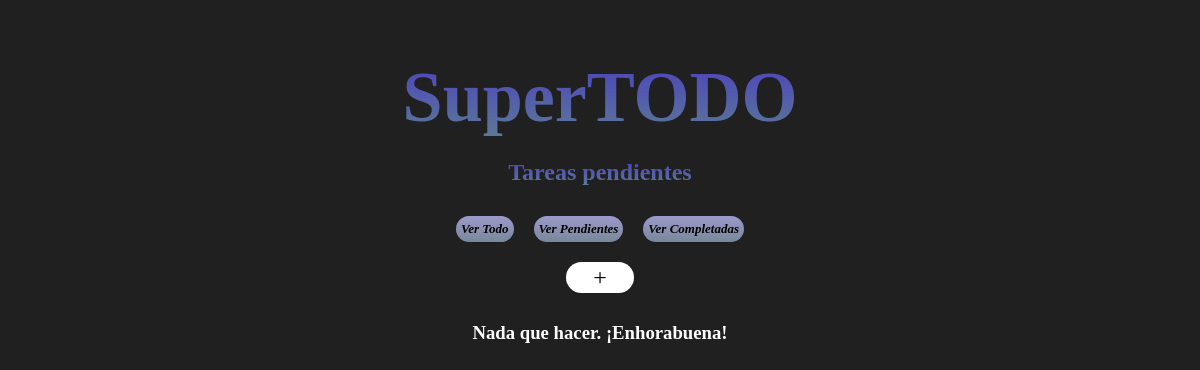
Before: /tasks/pending/ with the older database file.
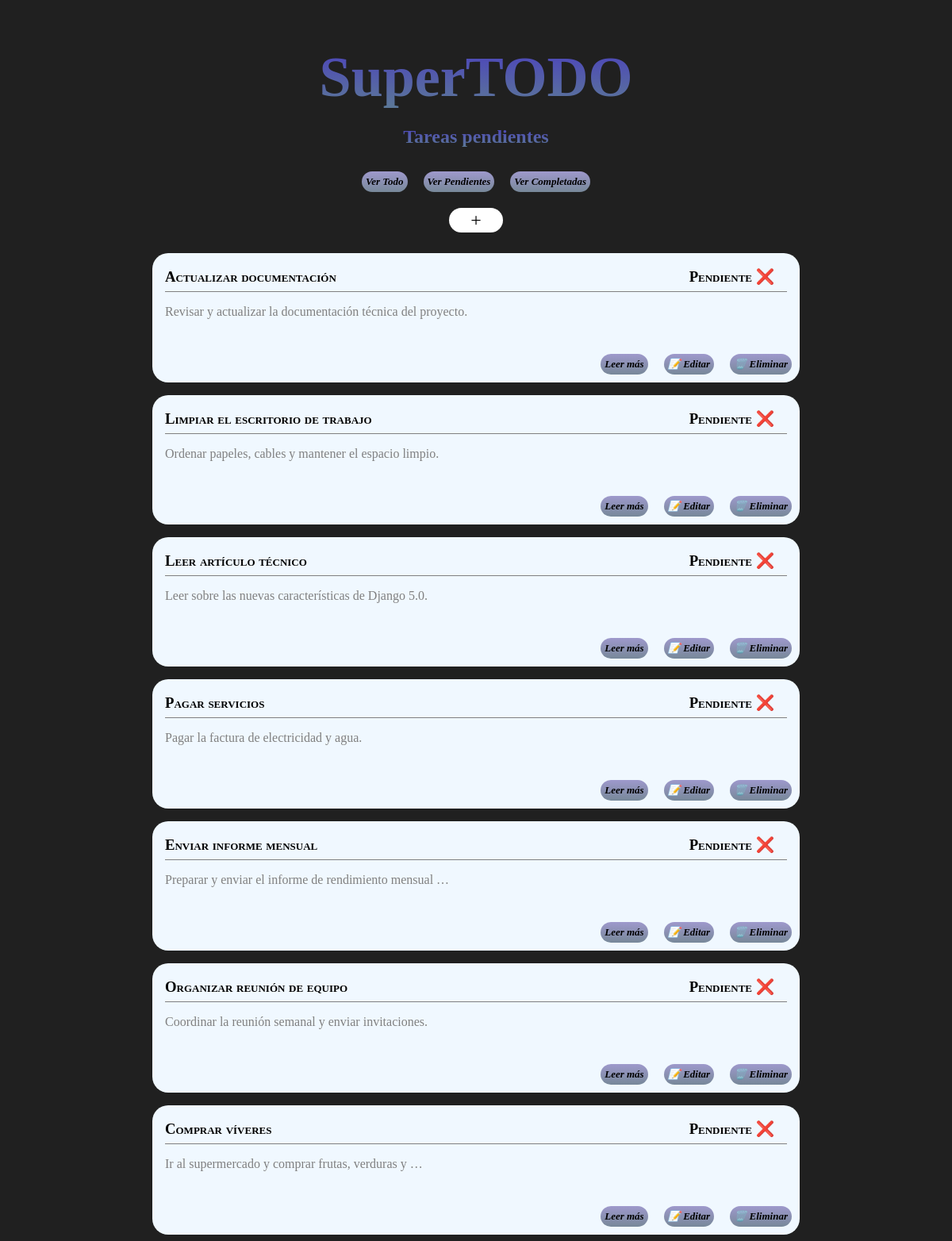
After: the same page with the newer database file.
### tasks/models.py (models this page shows, shortened)
class Task(models.Model):
    name = models.CharField(max_length=70)
    description = models.TextField(max_length=256, blank=True)
    slug = models.SlugField(unique=True)
    completed = models.BooleanField(default=False)
    created_at = models.DateTimeField()
    updated_at = models.DateTimeField()

### tasks/views.py (the view)
# urls.py: path('pending/', views.task_list_pending, name='task-list-pending'),
def task_list_pending(request):
    pending_tasks = Task.objects.filter(completed=False).order_by('-updated_at')
    return render(
        request, 'tasks/tasklist.html', {'tasks': pending_tasks, 'subtitle': 'Tareas pendientes'}
    )

### tasks/templates/tasks/tasklist.html
{% extends "base.html" %}
{% load static %}
  {% block content %}
    <div class="create">
      <span class="pill-create">
        <p><a href="{% url 'tasks:task-add'%}"> + </a></p>
      </span>
    </div>
      {% if tasks|length > 0 %}
        <div class="tasksDisplay">
          {% for task in tasks %}
            <div class="box">
              <div class="top-border">
                <div class="titleContainer">
                  <h3 class="title">{{ task.name }}</h3>
                  <h3 class="sign"> <a href="{% url 'tasks:task-toggle' task.slug %}"> {% if task.completed %} Completada ✅ {% else %} Pendiente ❌ {% endif %}</a> </h3>
                </div>
                <p class="content"> {{task.description | truncatewords:8 }}</p>
              </div>
              <br>
              <div class="buttons">
                <span class="pill">
                  <p><a href="{% url 'tasks:task-delete' task.slug %}"> 🗑️ Eliminar </a></p>
                </span>
                <span class="pill">
                  <p><a href="{% url 'tasks:task-edit' task.slug %}"> 📝 Editar </a></p>
                </span>
                <span class="pill">
                  <p><a href="{% url 'tasks:task-detail' task.slug %}">Leer más</a></p>
                </span>
              </div>
            </div>
          {% endfor %}
        </div>
      {% else %}
        <h3>Nada que hacer. ¡Enhorabuena!</h3>
      {% endif %}
  {% endblock %}

Changed rows visible on the page:
added Task: name "Actualizar documentación", completed "Pendiente ❌", description "Revisar y actualizar la documentación técnica del proyecto."
added Task: name "Limpiar el escritorio de trabajo", completed "Pendiente ❌", description "Ordenar papeles, cables y mantener el espacio limpio."
added Task: name "Leer artículo técnico", completed "Pendiente ❌", description "Leer sobre las nuevas características de Django 5.0."
added Task: name "Pagar servicios", completed "Pendiente ❌", description "Pagar la factura de electricidad y agua."
added Task: name "Enviar informe mensual", completed "Pendiente ❌", description "Preparar y enviar el informe de rendimiento mensual …"
added Task: name "Organizar reunión de equipo", completed "Pendiente ❌", description "Coordinar la reunión semanal y enviar invitaciones."
added Task: name "Comprar víveres", completed "Pendiente ❌", description "Ir al supermercado y comprar frutas, verduras y …"
Other visible differences:
text no longer shown: "Nada que hacer. ¡Enhorabuena!"
